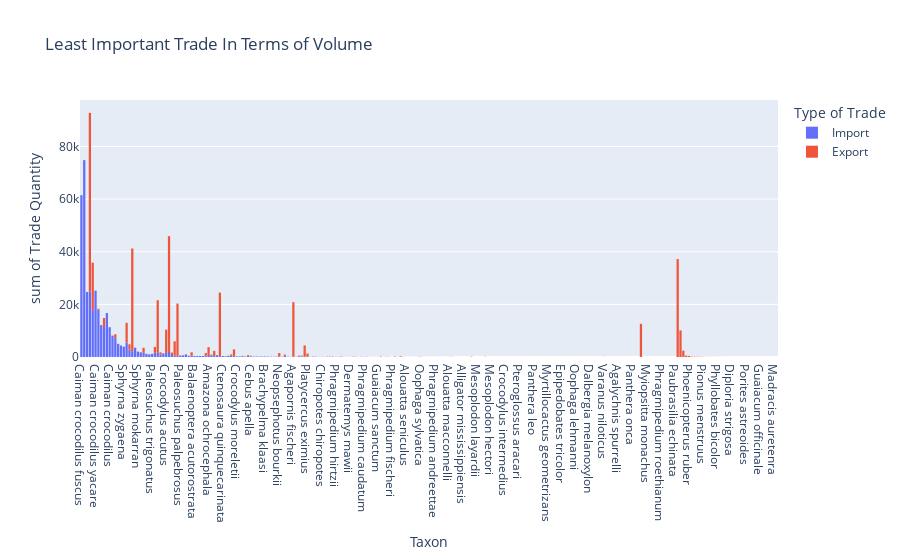

The notebook cell saved with this chart:
### Code cell
fig_least.show()

### Figure 1 — Plotly figure (JSON) as saved in the notebook; plotly's stock layout.template omitted (floating-point values rounded to 4 significant figures; data arrays with more than 128 entries replaced by an {"elided": "..."} marker saying what was removed)
{"data": [{"alignmentgroup": "True", "bingroup": "x", "histfunc": "sum", "hovertemplate": "Type of Trade=Import<br>Taxon=%{x}<br>sum of Trade Quantity=%{y}<extra></extra>", "legendgroup": "Import", "marker": {"color": "#636efa"}, "name": "Import", "offsetgroup": "Import", "orientation": "v", "showlegend": true, "type": "histogram", "x": {"elided": "413 str values"}, "xaxis": "x", "y": {"elided": "413 float values"}, "yaxis": "y"}, {"alignmentgroup": "True", "bingroup": "x", "histfunc": "sum", "hovertemplate": "Type of Trade=Export<br>Taxon=%{x}<br>sum of Trade Quantity=%{y}<extra></extra>", "legendgroup": "Export", "marker": {"color": "#EF553B"}, "name": "Export", "offsetgroup": "Export", "orientation": "v", "showlegend": true, "type": "histogram", "x": {"elided": "151 str values"}, "xaxis": "x", "y": {"elided": "151 float values"}, "yaxis": "y"}], "layout": {"barmode": "relative", "legend": {"title": {"text": "Type of Trade"}, "tracegroupgap": 0}, "title": {"text": "Least Important Trade In Terms of Volume"}, "xaxis": {"anchor": "y", "domain": [0, 1], "title": {"text": "Taxon"}}, "yaxis": {"anchor": "x", "domain": [0, 1], "title": {"text": "sum of Trade Quantity"}}}}
